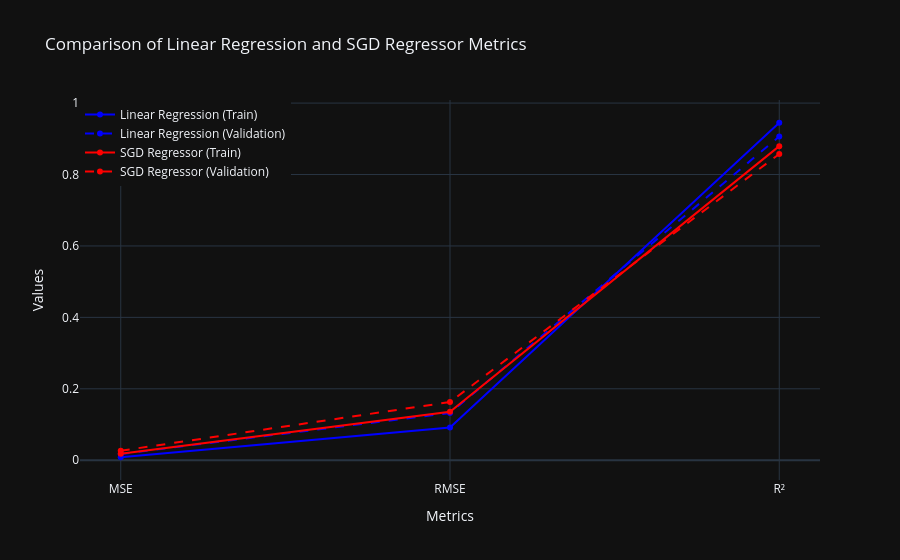

The cell this chart's notebook holds for it:
### Code cell
import plotly.graph_objects as go

# Metrics for plotting
linear_regression_train = [mse_train_lr, rmse_train_lr, r2_train_lr]
linear_regression_val = [mse_val_lr, rmse_val_lr, r2_val_lr]
sgd_train = [mse_train_sgd, rmse_train_sgd, r2_train_sgd]
sgd_val = [mse_val_sgd, rmse_val_sgd, r2_val_sgd]

# Create figure
fig = go.Figure()

# Add Linear Regression - Training
fig.add_trace(go.Scatter(
    x=metrics,
    y=linear_regression_train,
    mode='lines+markers',
    name='Linear Regression (Train)',
    line=dict(color='blue')
))

# Add Linear Regression - Validation
fig.add_trace(go.Scatter(
    x=metrics,
    y=linear_regression_val,
    mode='lines+markers',
    name='Linear Regression (Validation)',
    line=dict(color='blue', dash='dash')
))

# Add SGD - Training
fig.add_trace(go.Scatter(
    x=metrics,
    y=sgd_train,
    mode='lines+markers',
    name='SGD Regressor (Train)',
    line=dict(color='red')
))

# Add SGD - Validation
fig.add_trace(go.Scatter(
    x=metrics,
    y=sgd_val,
    mode='lines+markers',
    name='SGD Regressor (Validation)',
    line=dict(color='red', dash='dash')
))

# Customize layout
fig.update_layout(
    title='Comparison of Linear Regression and SGD Regressor Metrics',
    xaxis_title='Metrics',
    yaxis_title='Values',
    legend=dict(x=0, y=1.0),
    template='plotly_dark'
)

# Show plot
fig.show()

### Figure 1 — Plotly figure (JSON) as saved in the notebook; plotly's stock layout.template omitted (floating-point values rounded to 4 significant figures)
{"data": [{"line": {"color": "blue"}, "mode": "lines+markers", "name": "Linear Regression (Train)", "type": "scatter", "x": ["MSE", "RMSE", "R²"], "y": [0.008396, 0.09163, 0.9449]}, {"line": {"color": "blue", "dash": "dash"}, "mode": "lines+markers", "name": "Linear Regression (Validation)", "type": "scatter", "x": ["MSE", "RMSE", "R²"], "y": [0.01746, 0.1321, 0.9064]}, {"line": {"color": "red"}, "mode": "lines+markers", "name": "SGD Regressor (Train)", "type": "scatter", "x": ["MSE", "RMSE", "R²"], "y": [0.01838, 0.1356, 0.8794]}, {"line": {"color": "red", "dash": "dash"}, "mode": "lines+markers", "name": "SGD Regressor (Validation)", "type": "scatter", "x": ["MSE", "RMSE", "R²"], "y": [0.02657, 0.163, 0.8576]}], "layout": {"legend": {"x": 0, "y": 1}, "title": {"text": "Comparison of Linear Regression and SGD Regressor Metrics"}, "xaxis": {"title": {"text": "Metrics"}}, "yaxis": {"title": {"text": "Values"}}}}
